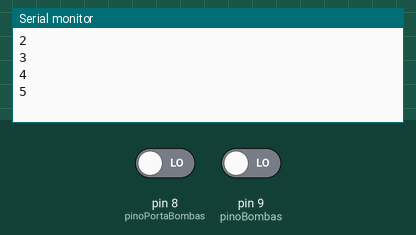
Simulated run of this sketch. Board: Arduino Uno, built with avr-gcc and run on an emulated ATmega328P. On the bench: the last lines printed to the serial monitor. The test bench sets the inputs (shaded band); at power-on: pin 8 (pinoPortaBombas) LOW, pin 9 (pinoBombas) LOW.

Above: at 1.2 s.
1.3 s: pin 8 (pinoPortaBombas) driven HIGH
At 1.7 s:
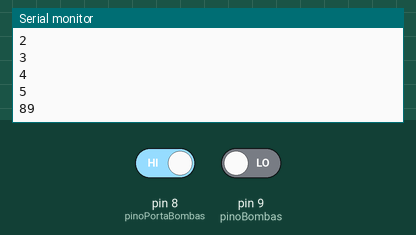
2.8 s: pin 9 (pinoBombas) driven HIGH
At 4.0 s:
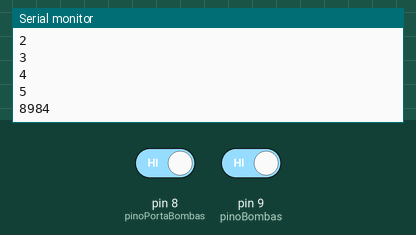
Timing chart, 0 to 5.8 s (numbered marks = the images above; inputs shaded):
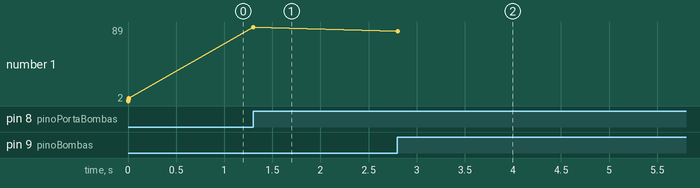

The sketch:

cookpit.ino.ino
```cpp
//
//Teclas de ações
word teclasMotores[] = {"KEY_F1", "KEY_F2", "KEY_F3", "KEY_F4"};
char teclaFlaps = 'f';
char teclaTremPouso = 'g';
word teclaEmbandeiramento = "KEY_F5";
int teclaCompartimentoBomba = 89;
int teclaSerieBombas = 84;
//Configuração de pinos dos controle
int pinoEmbandeiramento[] = {2, 3, 4, 5};
int pinoFlaps = 6;
int pinoTremPouso = 7;
int pinoPortaBombas = 8;
int pinoBombas = 9;
//Motores embandeirado
bool motorEmbandeirado[] = {false, false, false, false};
//Estado dos flaps
bool estadoFlaps = false;
//Estado do trem de pouso
bool estadoTremPouso = true;
//Estado do trem de pouso
bool estadoCompartimentoBomba = false;
//estado do botao das bombas
bool estadoBombas = false;

void setup(){
    Serial.begin(9600);
    //
    int motor = 0;
    while(motor <= 3){
        pinMode(pinoEmbandeiramento[motor], INPUT_PULLUP);
        Serial.println(pinoEmbandeiramento[motor]);
        motor++;
    }
    pinMode(pinoTremPouso, INPUT);
    pinMode(pinoFlaps, INPUT);
    pinMode(pinoPortaBombas, INPUT);
    pinMode(pinoBombas, INPUT);
}

void loop(){
   liberarSerieBombas();
   abrirCompartimentoBombas();
   //verificaFlaps();
   //verificaTremPouso();
   //verificaEmbandeiramento();
   delay(100);
}

//
//Rotina de Bombas
//
void liberarSerieBombas(){
  if(digitalRead(pinoBombas) == HIGH && !estadoBombas){
    Serial.print(teclaSerieBombas);
    estadoBombas = true;
  }
  if(digitalRead(pinoBombas) == LOW && estadoBombas){
    estadoBombas = false;
  }
}

//
//Rotina de Compartimento de Bombas
//
void abrirCompartimentoBombas(){
    //Se ele nao estiver ativo ira acionar
    if(digitalRead(pinoPortaBombas) == HIGH && estadoCompartimentoBomba == false ){
        Serial.print(teclaCompartimentoBomba);
        estadoCompartimentoBomba = true;
    }
    //Se ele estiver ativo ira desacionar
    if(digitalRead(pinoPortaBombas) == LOW && estadoCompartimentoBomba == true){
        Serial.print(teclaCompartimentoBomba);
        estadoCompartimentoBomba = false;
    }
}

//
//Rotina dos flaps
//
void verificaFlaps(){
    if(digitalRead(pinoFlaps) == HIGH && !estadoFlaps){
        //Se ele nao estiver ativo ira acionar
        Serial.println("Ativando flaps!");
        //Keyboard.write(teclaFlaps);
        estadoFlaps = true;
    }
    //Se ele estiver ativo ira desacionar
    if(digitalRead(pinoFlaps) == LOW && estadoFlaps){
        Serial.println("Desativando flaps!");
        //Keyboard.write(teclaFlaps);
        estadoFlaps = false;
    }
}

//
//Rotina do trem de pouso
//
void verificaTremPouso(){
    if(digitalRead(pinoTremPouso) == HIGH && !estadoTremPouso){
        //Se ele nao estiver ativo ira acionar
        Serial.println("Abaixando trem de pouso!");
        //Keyboard.write(teclaTremPouso);
        estadoTremPouso = true;
    }
    //Se ele estiver ativo ira desacionar
    if(digitalRead(pinoTremPouso) == LOW && estadoTremPouso){
        Serial.println("Recolhendo trem de pouso!");
        //Keyboard.write(teclaFlaps);
        estadoTremPouso = false;
    }

}

//
//Rotina de embandeirar ou desembandeirar motores
//
void verificaEmbandeiramento(){
    //Testa todos os motores para saber se precisam ser alterados
    int motor = 0;
    while(motor <= 3){
      if(digitalRead(pinoEmbandeiramento[motor]) == HIGH && !motorEmbandeirado[motor]){
            //Se ele nao estiver embandeirado ira executar a rotina
            Serial.println("Iniciando Embandeiramento motor:" + String(motor + 1));
            embandeirarDesembandeirar(motor);
      }
      if(digitalRead(pinoEmbandeiramento[motor]) == LOW && motorEmbandeirado[motor]){
            //Se ele nao estiver desembandeirado ira executar a rotina
            Serial.println("Iniciando Desembandeiramento motor:" + String(motor + 1));
            embandeirarDesembandeirar(motor);
      }
        motor++;
    }
}

void embandeirarDesembandeirar(int motorAlterado){
    //Define moteres que sofrerão a ação
    selecionaMotores(motorAlterado);
    //Define a ação
    if(motorEmbandeirado[motorAlterado]){
        Serial.println("Acao de desembandeiramento motor:" + String(motorAlterado + 1));
        //Keyboard.write(teclasMotores[motorAlterado]);
        motorEmbandeirado[motorAlterado] = false;
    }else{
        Serial.println("Acao de embandeiramento motor:" + String(motorAlterado + 1));
        //Executa a ação
        //Keyboard.write(teclaEmbandeiramento);
        //desativa motor embandeirado
        //Keyboard.write(teclasMotores[motorAlterado]);
        motorEmbandeirado[motorAlterado] = true;
    }
    //Reativa Motores validos
    selecionaMotores(motorAlterado);
}

void selecionaMotores(int motorAlterado){
  int motor = 0;
    while(motor <= 3){
      if(motorEmbandeirado[motor] != 1 && motor != motorAlterado){
        //Keyboard.write(teclasMotores[motor]);
        Serial.println("Ativando/Desativando motor:" + String(motor + 1));
      }
      motor++;
    }
}
//
//Fim da rotina de embandeirar ou desembandeirar motores
//
```

Measured:
- after the input at 1.3 s, the serial monitor: prints a new line at once (image 1)
- after the input at 2.8 s, the serial monitor: prints a new line at once (image 2)
- plotted number 1: 5 → 89 after the input at 1.3 s, 89 → 84 after the input at 2.8 s
